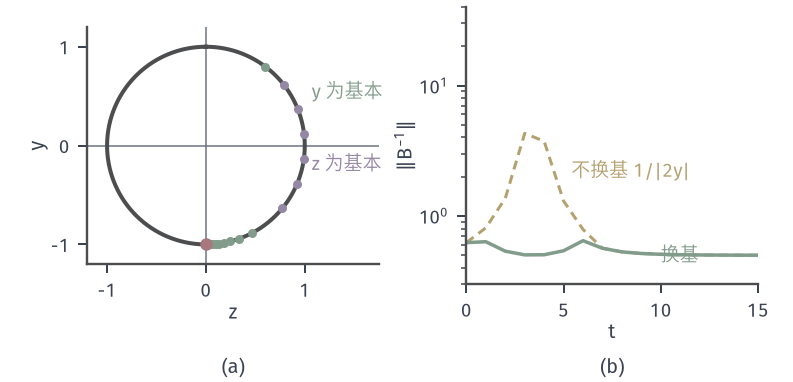

Write the Python code that produced this figure.
from pathlib import Path
import sys
sys.path.insert(0, str(Path(__file__).resolve().parents[1]/"feas-common"))
from feas_fig import *
HERE = Path(__file__).resolve().parent
# GRG on min y s.t. y^2+z^2=1, start (y,z)=(.8,.6), basis = variable with larger |partial c|.
Y = [.8]; Z = [.6]; basis = ['y']; a = .25
for t in range(60):
    y, z = Y[-1], Z[-1]; b = 'y' if abs(y) >= abs(z) else 'z'
    if b == 'y':
        Fp = -z/y; zn = z-a*Fp; yn = np.sign(y)*np.sqrt(max(1-zn*zn, 0)); 
        while zn*zn >= 1: a *= .5; zn = z-a*Fp; yn = np.sign(y)*np.sqrt(1-zn*zn)
    else:
        Fp = 1.; yn = y-a*Fp; zn = np.sign(z)*np.sqrt(1-yn*yn)
    basis.append(b); Y.append(yn); Z.append(zn)
    if abs(Fp) < 1e-3: break
Y = np.array(Y); Z = np.array(Z)
fig, axs = figure(width_mm=112, height_mm=54, ncols=2)
ax = axs[0]; t = np.linspace(0, 2*np.pi, 400); ax.plot(np.sin(t), np.cos(t), color=EDGE, lw=1.6, zorder=2)
col = {'y': GREEN, 'z': PURPLE}
for i in range(1, len(Y)): ax.plot([Z[i-1]], [Y[i-1]], 'o', color=col[basis[i]], ms=3.6, mew=0, zorder=5)
dot(ax, (0, -1), RED); ax.axhline(0, color=MUTED, lw=.6, zorder=0); ax.axvline(0, color=MUTED, lw=.6, zorder=0)
ax.text(1.07, .55, 'y 为基本', fontsize=7.5, color=GREEN, va='center'); ax.text(1.07, -.18, 'z 为基本', fontsize=7.5, color=PURPLE, va='center')
setup(ax, (-1.2, 1.75), (-1.2, 1.2), [-1, 0, 1], [-1, 0, 1], xl='$z$', yl='$y$', equal=True)
ax = axs[1]; n = 16; I = np.arange(0, n); ax.semilogy(I, 1/np.maximum(2*np.abs(Y[:n]), 1e-3), color=YELLOW, lw=1.2, ls=(0, (3, 2)))
ax.semilogy(I, 1/np.maximum(2*np.maximum(np.abs(Y[:n]), np.abs(Z[:n])), 1e-3), color=GREEN, lw=1.4)
ax.text(5.4, 2.0, '不换基 1/|2y|', color=YELLOW, fontsize=7.5); ax.text(10, .45, '换基', color=GREEN, fontsize=7.5)
setup(ax, (0, 15), (.3, 40), [0, 5, 10, 15], [1, 10], xl='$t$', yl='$\\Vert B^{-1}\\Vert$')
panels(fig, .08, .985, .98, .2, .3); tags(fig, axs)
save(fig, HERE, 'figure', {'step': a, 'iterates': [[float(y), float(z)] for y, z in zip(Y[:12], Z[:12])], 'bases': basis[:13], 'n': len(Y)})
print(np.c_[Y, Z][:16], basis[:16], len(Y))
